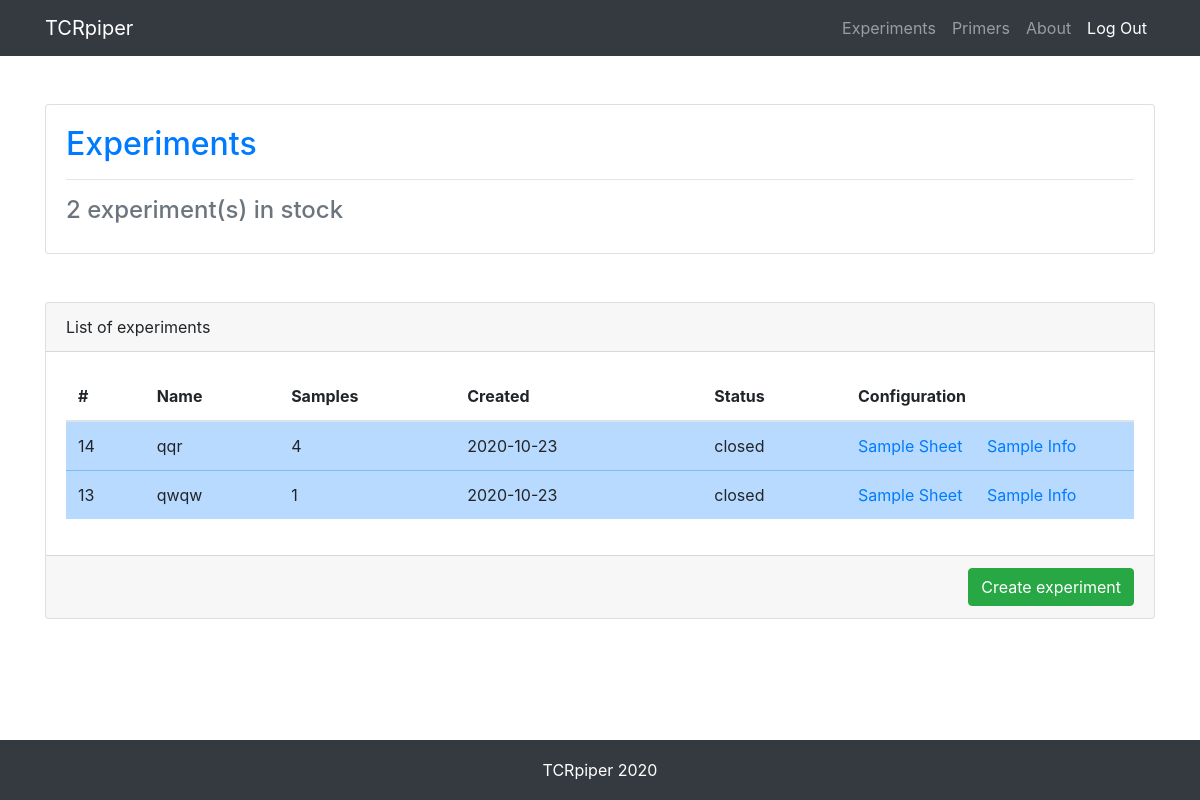
The app's page /experiment/, older data.
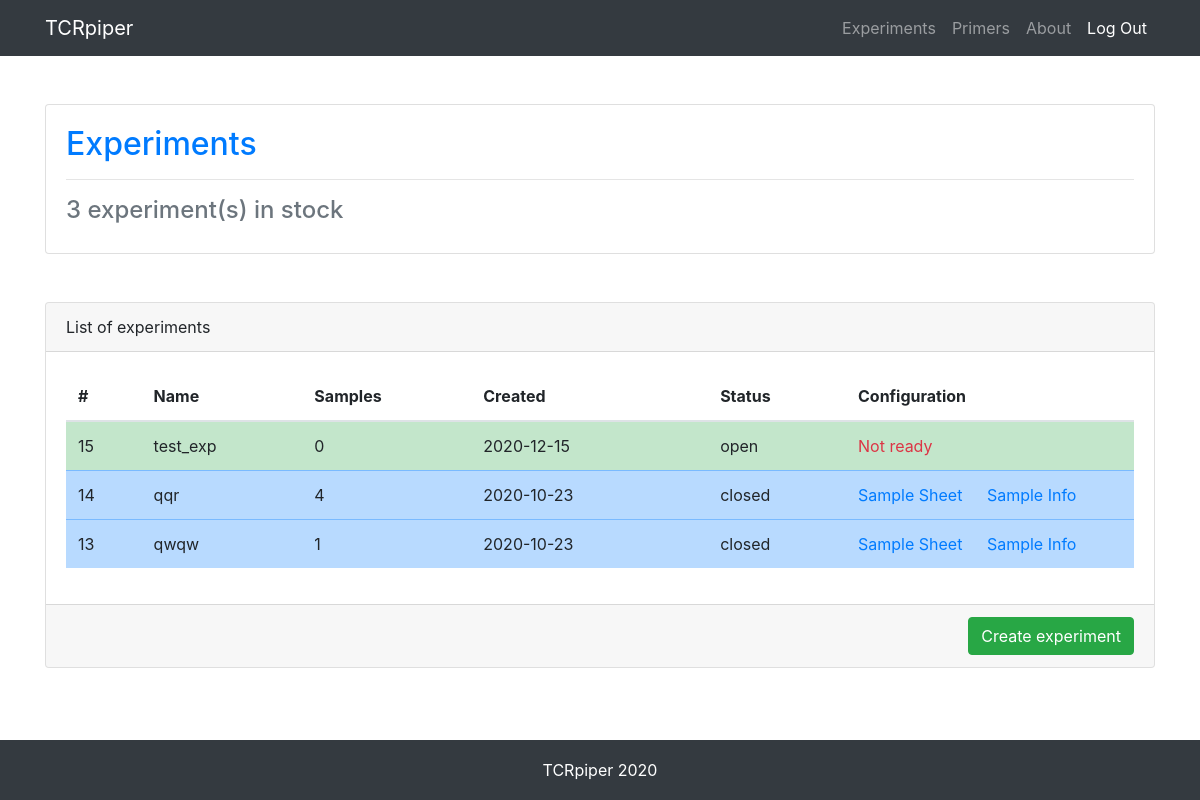
The same page, newer data.
### experiment/models.py (models this page shows, shortened)
class Experiment(models.Model):
    status = models.CharField(max_length=200, choices=EXPERIMENT_STATUS, default='open')
    iem_file_version = models.CharField(max_length=200, default=FILE_VERSION)
    name = models.CharField(max_length=200)
    date = models.DateField(auto_now_add=True)
    workflow = models.CharField(max_length=200, choices=WORKFLOW_TYPE, default='GenerateFASTQ')
    application = models.CharField(max_length=200, choices=APPLICATION_TYPE, default='FASTQ Only')
    assay = models.CharField(max_length=200, choices=ASSAY_TYPE, default='TruSeq HT')
    chemistry = models.CharField(max_length=200, choices=CHEMISTRY, default='Amplicon')
    description = models.TextField(default='')
    reads_1 = models.IntegerField(default=0)
    reads_2 = models.IntegerField(default=0)
    rev_compl = models.IntegerField(choices=REVCOMPL, default=0)
    def num_of_samples(self):
        sample_list = Sample.objects.filter(experiment_id=self.id)
        return len(sample_list)

### experiment/views.py (the view)
# urls.py: path('', views.stock, name='experiment_stock'),
def stock(request):
    experiment_list = Experiment.objects.order_by('id').reverse()
    context = {
        'experiment_list': experiment_list,
        'num_of_experiments': len(experiment_list),
    }
    return render(request, 'experiment_stock.html', context)

### experiment/templates/experiment_stock.html (shortened to what this page needs)
{% load static %}
<!DOCTYPE html>
<html lang="en">
<head>
  <link href="{% static "vendor/bootstrap/css/bootstrap.min.css" %}" rel="stylesheet">
  <link href="{% static "css/main.css" %}" rel="stylesheet">
</head>
<body>
  <nav class="navbar navbar-expand-lg navbar-dark bg-dark fixed-top">
    <div class="container">
      <a class="navbar-brand" href="{% url 'index:index' %}">TCRpiper</a>
      <div class="collapse navbar-collapse" id="navbarResponsive">
        <ul class="navbar-nav ml-auto">
          <li class="nav-item">
            <a class="nav-link" href="{% url 'experiment:experiment_stock' %}">Experiments</a>
          </li>
          <li class="nav-item">
            <a class="nav-link" href="{% url 'primers:index' %}">Primers</a>
          </li>
          <li class="nav-item">
            <a class="nav-link" href="#">About</a>
          </li>
          <li class="nav-item active">
            <a class="nav-link" href="#">Log Out</a>
          </li>
        </ul>
      </div>
    </div>
  </nav>
  <div class="container">
    <div class="row">
    </div>
    <div class="row">
      <div class="col-md-12 mb-5">
        <div class="card">
          <div class="card-body">
           <h2 class="card-title"><p class="text-primary">Experiments</p></h2>
           <hr class="my-3">
           <h4 class="text-secondary">{{ num_of_experiments }} experiment(s) in stock</h4>
          </div>
        </div>
      </div>
    </div>
    <div class="row">
      <div class="col-md-12 mb-3">
        <div class="card h-100">
          <div class="card-header">List of experiments</div>
          <div class="card-body">
            <table class="table table-hover">
              <thead>
                <tr>
                  <th scope="col">#</th>
                  <th scope="col">Name</th>
                  <th scope="col">Samples</th>
                  <th scope="col" style="min-width:8em;">Created</th>
                  <th scope="col">Status</th>
                  <th scope="col" style="width:18em;">Configuration</th>
                </tr>
              </thead>
              <tbody>
              {% for experiment in experiment_list %}
                <tr class=
                {% if experiment.status == 'open' %}
                  "table-success" onclick="location.href='{% url 'experiment:experiment_get' experiment.id %}'
                {% elif experiment.status == 'closed' %}
                  "table-primary" onclick="location.href='{% url 'experiment:experiment_proc' experiment.id %}'
                {% else %}
                  ""
                {% endif %}
                "style="cursor: pointer;" name="{{ experiment.id }}" id="experimentID{{ experiment.id }}"
                >
                  <td scope="row">{{ experiment.id }}</td>
                  <td>{{ experiment.name }}</td>
                  <td>{{ experiment.num_of_samples }}</td>
                  <td>{{ experiment.date }}</td>
                  <td>{{ experiment.status }}</td>
                  <td>
                    {% if experiment.status == 'open' %}
                      <span class="text-danger">Not ready</span>
                    {% else %}
                      <span class="" style="padding-right:20px"><a href="{% url 'configurator:get_samplesheet' experiment.id %}">Sample Sheet</a></span>
                      <span class="" style="padding-right:20px"><a href="{% url 'configurator:get_sampleinfo' experiment.id %}">Sample Info</a></span>
                    {% endif %}
                  </td>
                </tr>
              {% endfor %}
              </tbody>
            </table>
          </div>
          <div class="card-footer">
            <span class="float-right">
              <a class="btn btn-success" href="{% url 'experiment:experiment_new' %}">Create experiment</a>
            </span>
          </div>
        </div>
      </div>
    </div>
  </div>
  <footer>
    <div class="container">
      <p class="text-center text-white">TCRpiper 2020</p>
    </div>
  </footer>
</body>
</html>

### static/css/main.css (style rules this page uses)
html { position: relative; min-height: 100%; }
body { padding-top: 56px; margin-bottom: 60px; }
footer { position: absolute; bottom: 0; width: 100%; height: 60px; background-color: #343a40; }
footer .container p { position: absolute; top: 50%; left: 50%; -moz-transform: translateX(-50%) translateY(-50%); -webkit-transform: translateX(-50%) translateY(-50%); transform: translateX(-50%) translateY(-50%); }
.table>thead>tr { border-top: hidden; }

Row changes from the older to the newer data that the page shows:
added Experiment: id "15", name "test_exp", num_of_samples "0", date "2020-12-15", status "open", shows "Not ready"
Text that changed along with them:
{{ num_of_experiments }}: "2" → "3"
